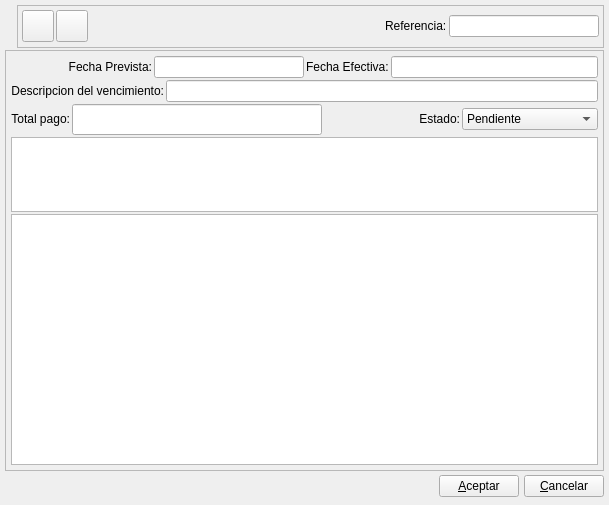
<?xml version="1.0" encoding="UTF-8"?>
<ui version="4.0">
 <author>Tomeu Borrás</author>
 <class>VencimientoPBase</class>
 <widget class="QWidget" name="VencimientoPBase">
  <property name="geometry">
   <rect>
    <x>0</x>
    <y>0</y>
    <width>609</width>
    <height>505</height>
   </rect>
  </property>
  <property name="minimumSize">
   <size>
    <width>500</width>
    <height>400</height>
   </size>
  </property>
  <property name="windowTitle">
   <string>Nuevo pago a proveedor</string>
  </property>
  <property name="windowIcon">
   <iconset resource="../../../bulmages.qrc">
    <normaloff>:/Images/pay.png</normaloff>:/Images/pay.png</iconset>
  </property>
  <layout class="QVBoxLayout" name="verticalLayout">
   <item>
    <layout class="QHBoxLayout" name="_3">
     <property name="spacing">
      <number>5</number>
     </property>
     <property name="margin">
      <number>0</number>
     </property>
     <item>
      <widget class="QLabel" name="label">
       <property name="maximumSize">
        <size>
         <width>48</width>
         <height>48</height>
        </size>
       </property>
       <property name="text">
        <string/>
       </property>
       <property name="pixmap">
        <pixmap resource="../../../bulmages.qrc">:/Images/pay.png</pixmap>
       </property>
       <property name="scaledContents">
        <bool>true</bool>
       </property>
      </widget>
     </item>
     <item>
      <widget class="QFrame" name="mui_plugbotones">
       <property name="sizePolicy">
        <sizepolicy hsizetype="Preferred" vsizetype="Fixed">
         <horstretch>0</horstretch>
         <verstretch>0</verstretch>
        </sizepolicy>
       </property>
       <property name="minimumSize">
        <size>
         <width>16</width>
         <height>36</height>
        </size>
       </property>
       <property name="frameShape">
        <enum>QFrame::StyledPanel</enum>
       </property>
       <property name="frameShadow">
        <enum>QFrame::Raised</enum>
       </property>
       <layout class="QHBoxLayout" name="horizontalLayout_8">
        <property name="leftMargin">
         <number>4</number>
        </property>
        <property name="topMargin">
         <number>4</number>
        </property>
        <property name="rightMargin">
         <number>4</number>
        </property>
        <item>
         <widget class="QToolButton" name="mui_guardar">
          <property name="minimumSize">
           <size>
            <width>32</width>
            <height>32</height>
           </size>
          </property>
          <property name="maximumSize">
           <size>
            <width>32</width>
            <height>32</height>
           </size>
          </property>
          <property name="toolTip">
           <string>Guardar pago</string>
          </property>
          <property name="whatsThis">
           <string>Guardar pago</string>
          </property>
          <property name="text">
           <string/>
          </property>
          <property name="icon">
           <iconset resource="../../../bulmages.qrc">
            <normaloff>:/Images/edit-save.png</normaloff>:/Images/edit-save.png</iconset>
          </property>
          <property name="iconSize">
           <size>
            <width>22</width>
            <height>22</height>
           </size>
          </property>
         </widget>
        </item>
        <item>
         <widget class="QToolButton" name="mui_borrar">
          <property name="minimumSize">
           <size>
            <width>32</width>
            <height>32</height>
           </size>
          </property>
          <property name="maximumSize">
           <size>
            <width>32</width>
            <height>32</height>
           </size>
          </property>
          <property name="toolTip">
           <string>Borrar pago</string>
          </property>
          <property name="whatsThis">
           <string>Borrar pago</string>
          </property>
          <property name="text">
           <string/>
          </property>
          <property name="icon">
           <iconset resource="../../../bulmages.qrc">
            <normaloff>:/Images/edit-delete.png</normaloff>:/Images/edit-delete.png</iconset>
          </property>
          <property name="iconSize">
           <size>
            <width>22</width>
            <height>22</height>
           </size>
          </property>
         </widget>
        </item>
        <item>
         <layout class="QHBoxLayout" name="hboxLayout1">
          <property name="spacing">
           <number>0</number>
          </property>
         </layout>
        </item>
        <item>
         <spacer name="spacer">
          <property name="orientation">
           <enum>Qt::Horizontal</enum>
          </property>
          <property name="sizeType">
           <enum>QSizePolicy::Expanding</enum>
          </property>
          <property name="sizeHint" stdset="0">
           <size>
            <width>61</width>
            <height>32</height>
           </size>
          </property>
         </spacer>
        </item>
        <item>
         <widget class="QLabel" name="textLabel1_2_2_3_2_2">
          <property name="sizePolicy">
           <sizepolicy hsizetype="Minimum" vsizetype="Fixed">
            <horstretch>0</horstretch>
            <verstretch>0</verstretch>
           </sizepolicy>
          </property>
          <property name="text">
           <string>Referencia:</string>
          </property>
          <property name="buddy">
           <cstring>mui_refvencimientop</cstring>
          </property>
         </widget>
        </item>
        <item>
         <widget class="BfBuscarReferencia" name="mui_refvencimientop">
          <property name="minimumSize">
           <size>
            <width>150</width>
            <height>0</height>
           </size>
          </property>
          <property name="maximumSize">
           <size>
            <width>150</width>
            <height>16777215</height>
           </size>
          </property>
         </widget>
        </item>
       </layout>
      </widget>
     </item>
    </layout>
   </item>
   <item>
    <widget class="QFrame" name="frame_2">
     <property name="sizePolicy">
      <sizepolicy hsizetype="Preferred" vsizetype="Expanding">
       <horstretch>0</horstretch>
       <verstretch>0</verstretch>
      </sizepolicy>
     </property>
     <property name="frameShape">
      <enum>QFrame::StyledPanel</enum>
     </property>
     <property name="frameShadow">
      <enum>QFrame::Raised</enum>
     </property>
     <layout class="QVBoxLayout" name="verticalLayout_2">
      <item>
       <layout class="QHBoxLayout" name="horizontalLayout_7">
        <item>
         <layout class="QHBoxLayout" name="horizontalLayout">
          <item>
           <widget class="QLabel" name="textLabel1_2_3">
            <property name="text">
             <string>Fecha Prevista:</string>
            </property>
            <property name="alignment">
             <set>Qt::AlignRight|Qt::AlignTrailing|Qt::AlignVCenter</set>
            </property>
            <property name="buddy">
             <cstring>mui_fechavencimientop</cstring>
            </property>
           </widget>
          </item>
          <item>
           <widget class="BlDateSearch" name="mui_fechavencimientop">
            <property name="minimumSize">
             <size>
              <width>150</width>
              <height>0</height>
             </size>
            </property>
            <property name="maximumSize">
             <size>
              <width>150</width>
              <height>16777215</height>
             </size>
            </property>
           </widget>
          </item>
         </layout>
        </item>
        <item>
         <layout class="QHBoxLayout" name="horizontalLayout_2">
          <item>
           <widget class="QLabel" name="label_2">
            <property name="text">
             <string>Fecha Efectiva:</string>
            </property>
            <property name="buddy">
             <cstring>mui_fechaefvencimientop</cstring>
            </property>
           </widget>
          </item>
          <item>
           <widget class="BlDateSearch" name="mui_fechaefvencimientop"/>
          </item>
         </layout>
        </item>
       </layout>
      </item>
      <item>
       <layout class="QHBoxLayout" name="horizontalLayout_3">
        <item>
         <widget class="QLabel" name="textLabel1_2_2_3_2">
          <property name="sizePolicy">
           <sizepolicy hsizetype="Preferred" vsizetype="Preferred">
            <horstretch>0</horstretch>
            <verstretch>0</verstretch>
           </sizepolicy>
          </property>
          <property name="text">
           <string>Descripcion del vencimiento:</string>
          </property>
          <property name="alignment">
           <set>Qt::AlignRight|Qt::AlignTrailing|Qt::AlignVCenter</set>
          </property>
          <property name="buddy">
           <cstring>mui_descvencimientop</cstring>
          </property>
         </widget>
        </item>
        <item>
         <widget class="QLineEdit" name="mui_descvencimientop">
          <property name="sizePolicy">
           <sizepolicy hsizetype="Expanding" vsizetype="Fixed">
            <horstretch>0</horstretch>
            <verstretch>0</verstretch>
           </sizepolicy>
          </property>
         </widget>
        </item>
       </layout>
      </item>
      <item>
       <layout class="QHBoxLayout" name="horizontalLayout_6">
        <item>
         <layout class="QHBoxLayout" name="horizontalLayout_4">
          <item>
           <widget class="QLabel" name="textLabel1_4_4">
            <property name="sizePolicy">
             <sizepolicy hsizetype="Preferred" vsizetype="Fixed">
              <horstretch>0</horstretch>
              <verstretch>0</verstretch>
             </sizepolicy>
            </property>
            <property name="text">
             <string>Total pago:</string>
            </property>
            <property name="alignment">
             <set>Qt::AlignRight|Qt::AlignTrailing|Qt::AlignVCenter</set>
            </property>
            <property name="buddy">
             <cstring>mui_cantvencimientop</cstring>
            </property>
           </widget>
          </item>
          <item>
           <widget class="QLineEdit" name="mui_cantvencimientop">
            <property name="enabled">
             <bool>true</bool>
            </property>
            <property name="sizePolicy">
             <sizepolicy hsizetype="Preferred" vsizetype="Fixed">
              <horstretch>0</horstretch>
              <verstretch>0</verstretch>
             </sizepolicy>
            </property>
            <property name="minimumSize">
             <size>
              <width>250</width>
              <height>0</height>
             </size>
            </property>
            <property name="font">
             <font>
              <family>Sans Serif</family>
              <pointsize>12</pointsize>
              <weight>75</weight>
              <italic>false</italic>
              <bold>true</bold>
              <underline>false</underline>
              <strikeout>false</strikeout>
             </font>
            </property>
            <property name="text">
             <string/>
            </property>
            <property name="alignment">
             <set>Qt::AlignRight</set>
            </property>
           </widget>
          </item>
         </layout>
        </item>
        <item>
         <layout class="QHBoxLayout" name="horizontalLayout_5">
          <item>
           <widget class="QLabel" name="textLabel1_4_6">
            <property name="sizePolicy">
             <sizepolicy hsizetype="Preferred" vsizetype="Fixed">
              <horstretch>0</horstretch>
              <verstretch>0</verstretch>
             </sizepolicy>
            </property>
            <property name="text">
             <string>Estado:</string>
            </property>
            <property name="alignment">
             <set>Qt::AlignRight|Qt::AlignTrailing|Qt::AlignVCenter</set>
            </property>
            <property name="buddy">
             <cstring>mui_estadovencimientop</cstring>
            </property>
           </widget>
          </item>
          <item>
           <widget class="QComboBox" name="mui_estadovencimientop">
            <item>
             <property name="text">
              <string>Pendiente</string>
             </property>
            </item>
            <item>
             <property name="text">
              <string>Emitido</string>
             </property>
            </item>
            <item>
             <property name="text">
              <string>Pagado</string>
             </property>
            </item>
            <item>
             <property name="text">
              <string>Devuelto</string>
             </property>
            </item>
            <item>
             <property name="text">
              <string>Reemitido</string>
             </property>
            </item>
           </widget>
          </item>
         </layout>
        </item>
       </layout>
      </item>
      <item>
       <widget class="BlSearchWidget" name="mui_idproveedor">
        <property name="sizePolicy">
         <sizepolicy hsizetype="Expanding" vsizetype="Fixed">
          <horstretch>0</horstretch>
          <verstretch>0</verstretch>
         </sizepolicy>
        </property>
        <property name="minimumSize">
         <size>
          <width>0</width>
          <height>75</height>
         </size>
        </property>
        <property name="maximumSize">
         <size>
          <width>10000</width>
          <height>75</height>
         </size>
        </property>
       </widget>
      </item>
      <item>
       <widget class="QPlainTextEdit" name="mui_comentvencimientop"/>
      </item>
     </layout>
    </widget>
   </item>
   <item>
    <layout class="QHBoxLayout" name="_2">
     <property name="spacing">
      <number>5</number>
     </property>
     <property name="margin">
      <number>0</number>
     </property>
     <item>
      <spacer name="spacer_2">
       <property name="orientation">
        <enum>Qt::Horizontal</enum>
       </property>
       <property name="sizeHint" stdset="0">
        <size>
         <width>201</width>
         <height>27</height>
        </size>
       </property>
      </spacer>
     </item>
     <item>
      <widget class="QPushButton" name="mui_aceptar">
       <property name="text">
        <string>&amp;Aceptar</string>
       </property>
      </widget>
     </item>
     <item>
      <widget class="QPushButton" name="mui_cancelar">
       <property name="text">
        <string>&amp;Cancelar</string>
       </property>
      </widget>
     </item>
    </layout>
   </item>
  </layout>
 </widget>
 <layoutdefault spacing="2" margin="5"/>
 <customwidgets>
  <customwidget>
   <class>BlDateSearch</class>
   <extends>QLineEdit</extends>
   <header>../../../bulmalib/src/bldatesearch.h</header>
  </customwidget>
  <customwidget>
   <class>BfBuscarReferencia</class>
   <extends>QLineEdit</extends>
   <header>bfbuscarreferencia.h</header>
  </customwidget>
  <customwidget>
   <class>BlSearchWidget</class>
   <extends>QTextEdit</extends>
   <header>blsearchwidget.h</header>
  </customwidget>
 </customwidgets>
 <tabstops>
  <tabstop>mui_guardar</tabstop>
  <tabstop>mui_borrar</tabstop>
  <tabstop>mui_refvencimientop</tabstop>
  <tabstop>mui_fechavencimientop</tabstop>
  <tabstop>mui_descvencimientop</tabstop>
  <tabstop>mui_cantvencimientop</tabstop>
  <tabstop>mui_aceptar</tabstop>
  <tabstop>mui_cancelar</tabstop>
  <tabstop>mui_descvencimientop</tabstop>
 </tabstops>
 <resources>
  <include location="../../../bulmages.qrc"/>
 </resources>
 <connections>
  <connection>
   <sender>mui_cancelar</sender>
   <signal>clicked()</signal>
   <receiver>VencimientoPBase</receiver>
   <slot>close()</slot>
   <hints>
    <hint type="sourcelabel">
     <x>414</x>
     <y>246</y>
    </hint>
    <hint type="destinationlabel">
     <x>432</x>
     <y>102</y>
    </hint>
   </hints>
  </connection>
 </connections>
</ui>
